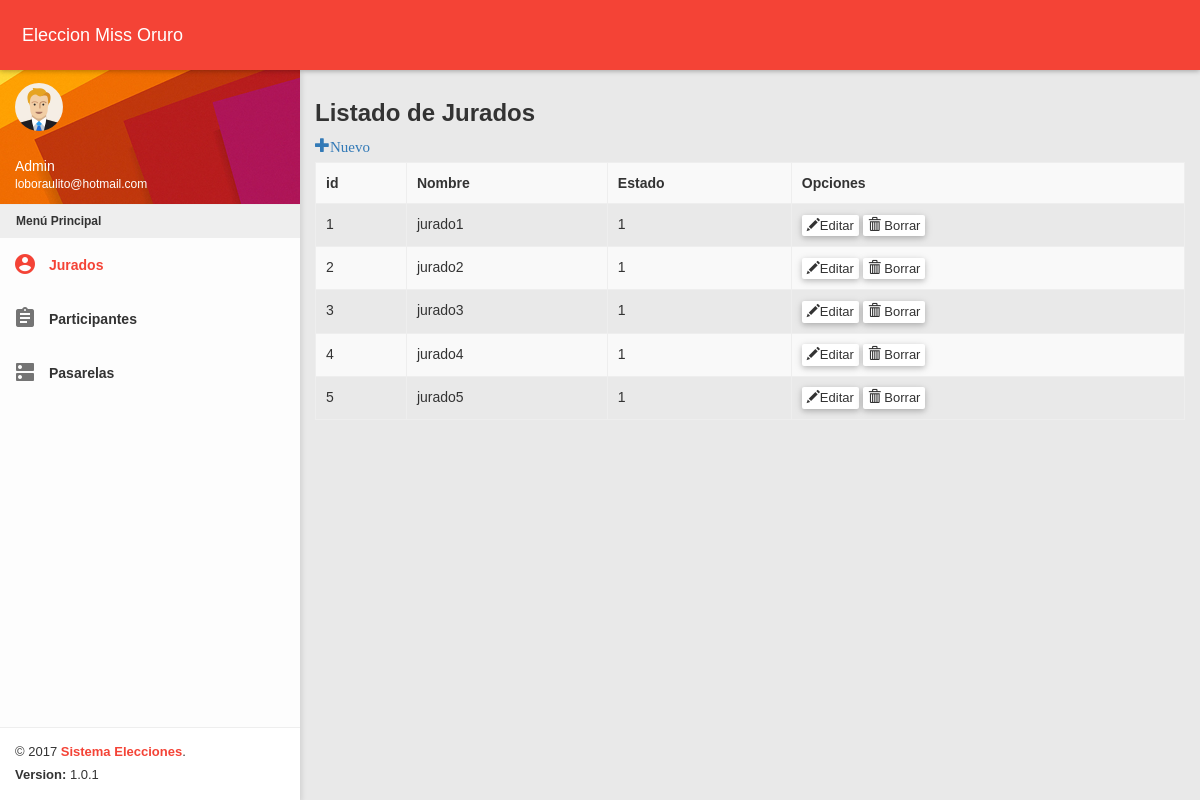
The page /index.php/admin/jurado on the database its author committed.
### tables this page shows
CREATE TABLE IF NOT EXISTS `jurado` (
`idjurado` int(11) NOT NULL,
  `nombre` varchar(255) NOT NULL DEFAULT 'jurado',
  `estado` tinyint(1) NOT NULL DEFAULT '1'
);

### application/views/template/template.php (called while the page is built, shortened)
<?php defined('BASEPATH') OR exit('No direct script access allowed');
$this->load->view('template/header');
$this->load->view($contenido_principal);

### application/controllers/Admin.php (called while the page is built, shortened)
<?php
class Admin extends CI_Controller {
	public function jurado()
	{
		$data['resultados']=$this->jurado_model->get_todos();
    	$data['contenido_principal'] = 'admin/jurado';
	    $data['error'] = 0;
	    $this->load->view('template/template',$data);
	}
}

### index.php (called while the page is built, shortened)
<?php
require_once BASEPATH.'core/CodeIgniter.php';

### application/models/Jurado_model.php (called while the page is built, shortened)
<?php
class Jurado_model extends CI_Model{
    function get_todos()
    {
    	$query = $this->db->get('jurado');
    	return $query->result();
    }
}

### application/views/admin/jurado.php (the view)
<h3>Listado de Jurados</h3>
	 <a href="#" onclick="nuevo();" class="glyphicon glyphicon-plus" data-toggle="modal" style="font-size:15px; padding-bottom:10px;">Nuevo</a>
	<?php if($resultados):?>
	<table class="table table-bordered table-striped table-hover">
		<tr>
			<th>id</th>
			<th>Nombre</th>
			<th>Estado</th>
			<th>Opciones</th>
		</tr>
	<?php foreach ($resultados as $jurado):?>
	   <tr>
			<td><?php echo $jurado->idjurado; ?></td>
			<td><?php echo $jurado->nombre; ?></td>
			<td><?php echo $jurado->estado; ?></td>
			<td>
				<button type="button" class="btn btn-default btn-xs btn-editar"
					onclick="editar(<?php echo $jurado->idjurado;?>)" title="Editar">
					<span class="glyphicon glyphicon-pencil"></span>Editar
				</button>
				<button type="button" class="btn btn-default btn-xs btn-borrar" onclick="borrar('<?php echo $jurado->idjurado; ?>')" title="Borrar">
					<span class="glyphicon glyphicon-trash"></span> Borrar
				</button>
			</td>
		</tr>
	<?php endforeach;?>
	</table>
	<?php else:;?>
	<p>No existen jurados</p>
	<?php endif;?>

### rows shown on the page
jurado: idjurado "1", nombre "jurado1", estado "1"
jurado: idjurado "2", nombre "jurado2", estado "1"
jurado: idjurado "3", nombre "jurado3", estado "1"
jurado: idjurado "4", nombre "jurado4", estado "1"
jurado: idjurado "5", nombre "jurado5", estado "1"
